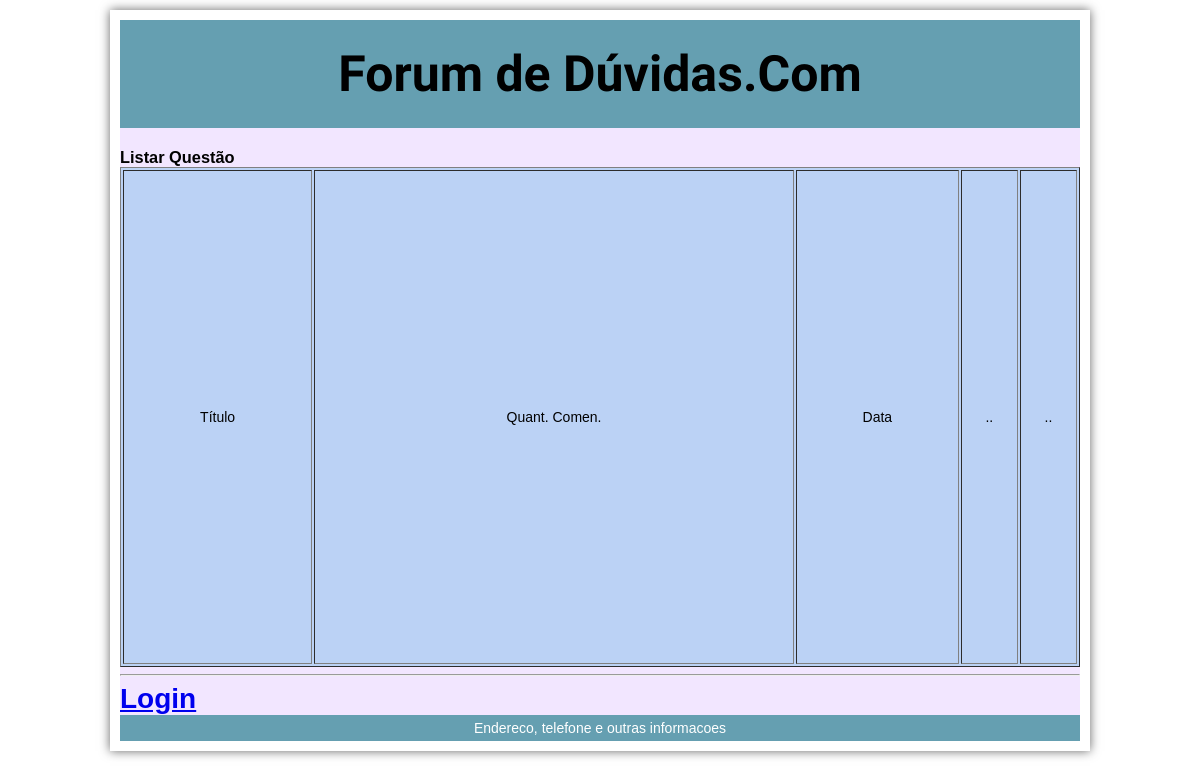
Before: /questao_listar.php with the older database file.
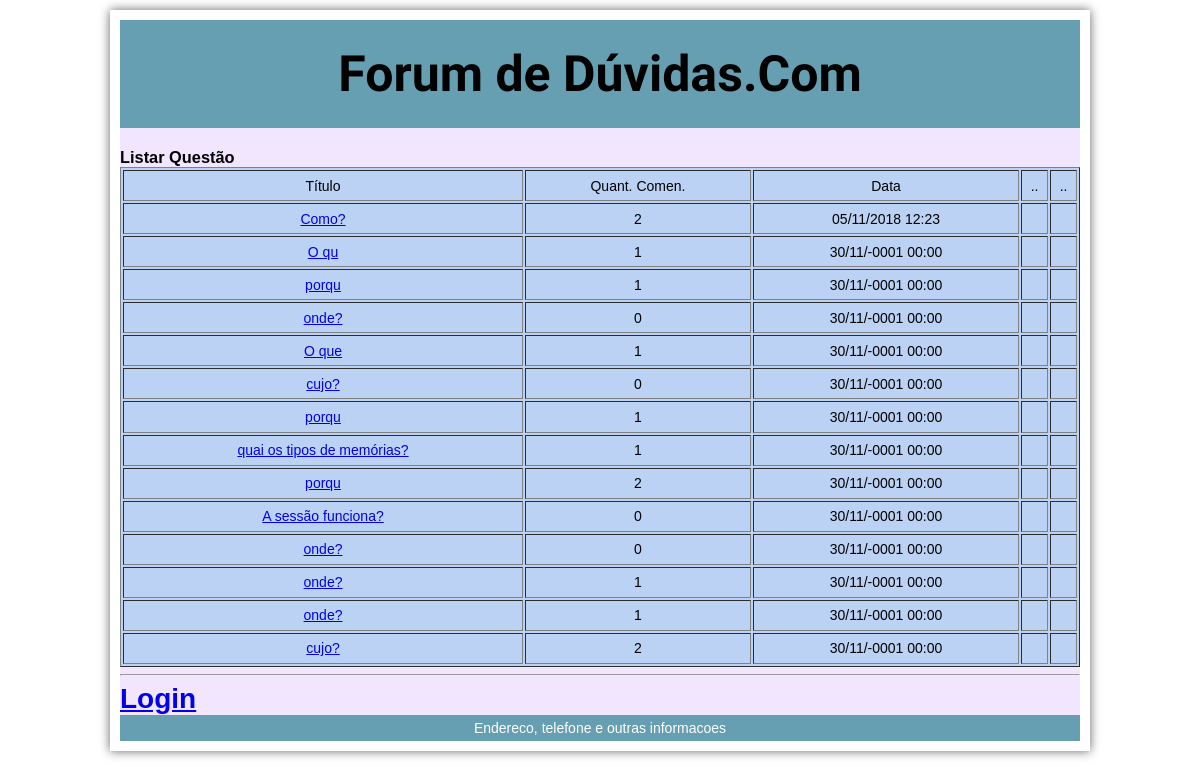
After: the same page with the newer database file.
### tables this page shows
CREATE TABLE `tb_questao` (
  `Id` int(11) NOT NULL,
  `questao` varchar(255) NOT NULL,
  `Data` datetime NOT NULL DEFAULT '0000-00-00 00:00:00' ON UPDATE CURRENT_TIMESTAMP,
  `Usuario` int(11) NOT NULL
);

### questao_listar.php (the view, shortened to what this page needs)
<?php
$conexao = mysqli_connect("localhost", "root","","forum");
$sql = "SELECT q.Id, q.questao, q.Data, q.Usuario, COUNT(c.comentario) AS quantidade
FROM tb_questao AS q LEFT JOIN tb_comentario AS c ON (q.id = c.id_questao)
GROUP BY q.Id, q.questao, q.Data
ORDER BY Data DESC";
$resultado = mysqli_query($conexao, $sql);
?>
<!DOCTYPE html>
<html>
<head>
</head>
<body>
	<main>
        <header>
         <h1>Forum de Dúvidas.Com</h1>
         </header>
<article>
	<section>
		 <h1>Listar Questão</h1>
 <table border="1">
	<tr>
		<td>Título</td>
		<td>Quant. Comen.</td>
		<td>Data</td>
		<td>..</td>
		<td>..</td>
	</tr>
	<?php while($linha = mysqli_fetch_assoc($resultado)): ?>
	<tr>
		<td><a href="comentario_listar.php?idquestao=<?=$linha["Id"];?>"><?=$linha["questao"];?></a></td>
		<td><?=$linha["quantidade"];?></td>
		<td><?=date_format(date_create($linha["Data"]),"d/m/Y H:i")?></td>
		<td>
        </td>
		<td>
        </td>
	</tr>
	<?php endwhile; ?>
</table>
<hr>
	</section>
</article>
<?php
	if (isset($_SESSION["usuario_id"])):
?>
	<a href="questao_nova.php">Nova Questão</a> |
	<a href="login_editar.php?id=<?=$_SESSION["usuario_id"]?>">Usuário</a> |
	<a href="logout.php">Logout</a>
<?php else: ?>
	<a href="login.php"><h1>Login</h1>
	</a>
<?php endif;?>
<footer>Endereco, telefone e outras informacoes</footer>
</main>
</body>
</html>

Changed rows visible on the page:
added tb_questao: questao "Como?", quantidade "2", Data "05/11/2018 12:23"
added tb_questao: questao "O qu", quantidade "1", Data "30/11/-0001 00:00"
added tb_questao: questao "porqu", quantidade "1", Data "30/11/-0001 00:00"
added tb_questao: questao "onde?", quantidade "0", Data "30/11/-0001 00:00"
added tb_questao: questao "O que", quantidade "1", Data "30/11/-0001 00:00"
added tb_questao: questao "cujo?", quantidade "0", Data "30/11/-0001 00:00"
added tb_questao: questao "porqu", quantidade "1", Data "30/11/-0001 00:00"
added tb_questao: questao "quai os tipos de memórias?", quantidade "1", Data "30/11/-0001 00:00"
added tb_questao: questao "porqu", quantidade "2", Data "30/11/-0001 00:00"
added tb_questao: questao "A sessão funciona?", quantidade "0", Data "30/11/-0001 00:00"
added tb_questao: questao "onde?", quantidade "0", Data "30/11/-0001 00:00"
added tb_questao: questao "onde?", quantidade "1", Data "30/11/-0001 00:00"
added tb_questao: questao "onde?", quantidade "1", Data "30/11/-0001 00:00"
added tb_questao: questao "cujo?", quantidade "2", Data "30/11/-0001 00:00"
